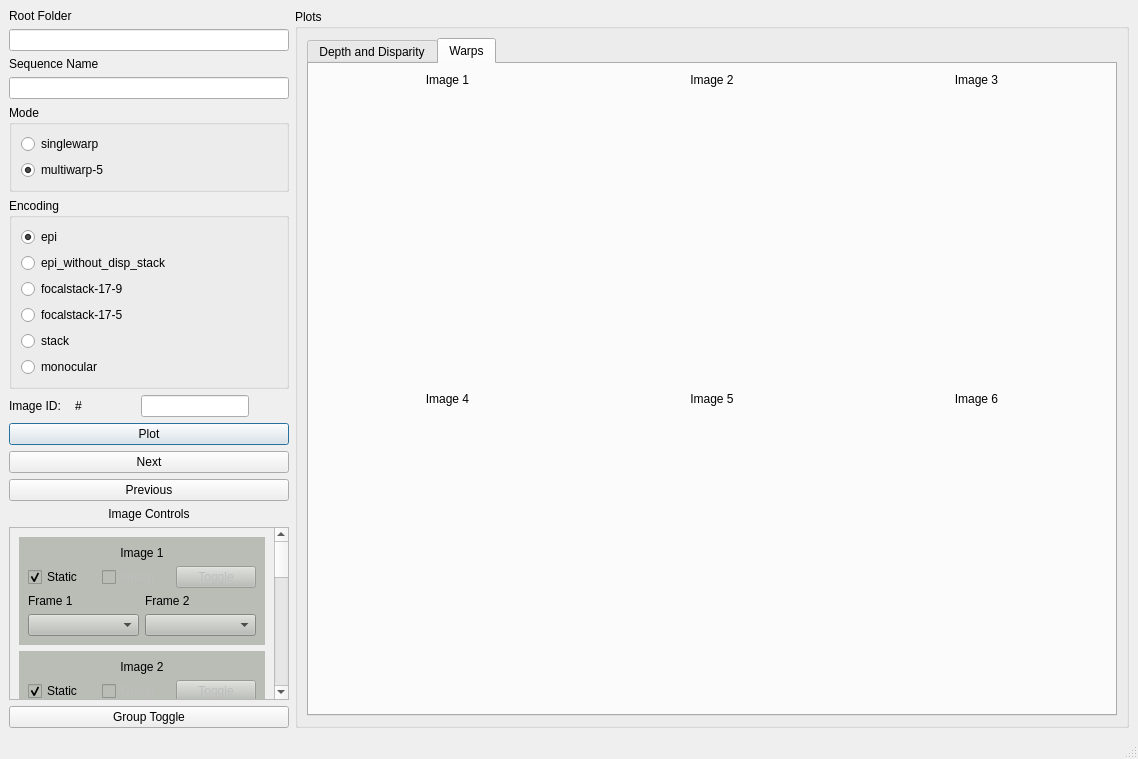
<?xml version="1.0" encoding="UTF-8"?>
<ui version="4.0">
 <class>MainWindow</class>
 <widget class="QMainWindow" name="MainWindow">
  <property name="geometry">
   <rect>
    <x>0</x>
    <y>0</y>
    <width>1138</width>
    <height>759</height>
   </rect>
  </property>
  <property name="sizePolicy">
   <sizepolicy hsizetype="Expanding" vsizetype="Preferred">
    <horstretch>0</horstretch>
    <verstretch>0</verstretch>
   </sizepolicy>
  </property>
  <property name="windowTitle">
   <string>Visualize Results</string>
  </property>
  <widget class="QWidget" name="centralwidget">
   <layout class="QHBoxLayout" name="horizontalLayout">
    <item>
     <layout class="QVBoxLayout" name="verticalLayout_controls">
      <item>
       <layout class="QVBoxLayout" name="verticalLayout_root">
        <item>
         <widget class="QLabel" name="label_root">
          <property name="sizePolicy">
           <sizepolicy hsizetype="Minimum" vsizetype="Preferred">
            <horstretch>0</horstretch>
            <verstretch>0</verstretch>
           </sizepolicy>
          </property>
          <property name="text">
           <string>Root Folder</string>
          </property>
         </widget>
        </item>
        <item>
         <widget class="QLineEdit" name="lineEdit_root">
          <property name="sizePolicy">
           <sizepolicy hsizetype="Minimum" vsizetype="Fixed">
            <horstretch>0</horstretch>
            <verstretch>0</verstretch>
           </sizepolicy>
          </property>
          <property name="minimumSize">
           <size>
            <width>250</width>
            <height>0</height>
           </size>
          </property>
          <property name="statusTip">
           <string>Enter the path of the root folder</string>
          </property>
          <property name="whatsThis">
           <string>Enter the path of the root folder</string>
          </property>
         </widget>
        </item>
       </layout>
      </item>
      <item>
       <layout class="QVBoxLayout" name="verticalLayout_name">
        <item>
         <widget class="QLabel" name="label_name">
          <property name="sizePolicy">
           <sizepolicy hsizetype="Minimum" vsizetype="Preferred">
            <horstretch>0</horstretch>
            <verstretch>0</verstretch>
           </sizepolicy>
          </property>
          <property name="text">
           <string>Sequence Name</string>
          </property>
         </widget>
        </item>
        <item>
         <widget class="QLineEdit" name="lineEdit_name">
          <property name="sizePolicy">
           <sizepolicy hsizetype="Minimum" vsizetype="Fixed">
            <horstretch>0</horstretch>
            <verstretch>0</verstretch>
           </sizepolicy>
          </property>
          <property name="minimumSize">
           <size>
            <width>250</width>
            <height>0</height>
           </size>
          </property>
          <property name="statusTip">
           <string>Enter the name of the sequence</string>
          </property>
          <property name="whatsThis">
           <string>Enter the name of the sequence</string>
          </property>
         </widget>
        </item>
       </layout>
      </item>
      <item>
       <widget class="QGroupBox" name="groupBox_mode">
        <property name="title">
         <string>Mode</string>
        </property>
        <layout class="QVBoxLayout" name="verticalLayout_3">
         <item>
          <widget class="QRadioButton" name="radioButton_singlewarp">
           <property name="text">
            <string>singlewarp</string>
           </property>
           <attribute name="buttonGroup">
            <string notr="true">buttonGroup_mode</string>
           </attribute>
          </widget>
         </item>
         <item>
          <widget class="QRadioButton" name="radioButton_multiwarp">
           <property name="text">
            <string>multiwarp-5</string>
           </property>
           <property name="checked">
            <bool>true</bool>
           </property>
           <attribute name="buttonGroup">
            <string notr="true">buttonGroup_mode</string>
           </attribute>
          </widget>
         </item>
        </layout>
       </widget>
      </item>
      <item>
       <layout class="QVBoxLayout" name="verticalLayout_enc">
        <item>
         <widget class="QGroupBox" name="groupBox_enc">
          <property name="sizePolicy">
           <sizepolicy hsizetype="Minimum" vsizetype="Preferred">
            <horstretch>0</horstretch>
            <verstretch>0</verstretch>
           </sizepolicy>
          </property>
          <property name="title">
           <string>Encoding</string>
          </property>
          <layout class="QVBoxLayout" name="verticalLayout_2">
           <item>
            <widget class="QRadioButton" name="radioButton_epi">
             <property name="text">
              <string>epi</string>
             </property>
             <property name="checked">
              <bool>true</bool>
             </property>
             <attribute name="buttonGroup">
              <string notr="true">buttonGroup_enc</string>
             </attribute>
            </widget>
           </item>
           <item>
            <widget class="QRadioButton" name="radioButton_epi_without_disp_stack">
             <property name="text">
              <string>epi_without_disp_stack</string>
             </property>
             <attribute name="buttonGroup">
              <string notr="true">buttonGroup_enc</string>
             </attribute>
            </widget>
           </item>
           <item>
            <widget class="QRadioButton" name="radioButton_fs179">
             <property name="text">
              <string>focalstack-17-9</string>
             </property>
             <attribute name="buttonGroup">
              <string notr="true">buttonGroup_enc</string>
             </attribute>
            </widget>
           </item>
           <item>
            <widget class="QRadioButton" name="radioButton_fs175">
             <property name="text">
              <string>focalstack-17-5</string>
             </property>
             <attribute name="buttonGroup">
              <string notr="true">buttonGroup_enc</string>
             </attribute>
            </widget>
           </item>
           <item>
            <widget class="QRadioButton" name="radioButton_stack">
             <property name="sizePolicy">
              <sizepolicy hsizetype="Minimum" vsizetype="Preferred">
               <horstretch>0</horstretch>
               <verstretch>0</verstretch>
              </sizepolicy>
             </property>
             <property name="text">
              <string>stack</string>
             </property>
             <attribute name="buttonGroup">
              <string notr="true">buttonGroup_enc</string>
             </attribute>
            </widget>
           </item>
           <item>
            <widget class="QRadioButton" name="radioButton_mono">
             <property name="text">
              <string>monocular</string>
             </property>
             <attribute name="buttonGroup">
              <string notr="true">buttonGroup_enc</string>
             </attribute>
            </widget>
           </item>
          </layout>
         </widget>
        </item>
       </layout>
      </item>
      <item>
       <layout class="QHBoxLayout" name="horizontalLayout_id">
        <item>
         <widget class="QLabel" name="label_id">
          <property name="sizePolicy">
           <sizepolicy hsizetype="Minimum" vsizetype="Preferred">
            <horstretch>0</horstretch>
            <verstretch>0</verstretch>
           </sizepolicy>
          </property>
          <property name="text">
           <string>Image ID:</string>
          </property>
         </widget>
        </item>
        <item>
         <widget class="QLabel" name="label_curr_id">
          <property name="sizePolicy">
           <sizepolicy hsizetype="Minimum" vsizetype="Preferred">
            <horstretch>0</horstretch>
            <verstretch>0</verstretch>
           </sizepolicy>
          </property>
          <property name="text">
           <string>#</string>
          </property>
         </widget>
        </item>
        <item>
         <widget class="QLineEdit" name="lineEdit_curr_id">
          <property name="sizePolicy">
           <sizepolicy hsizetype="Minimum" vsizetype="Fixed">
            <horstretch>0</horstretch>
            <verstretch>0</verstretch>
           </sizepolicy>
          </property>
         </widget>
        </item>
        <item>
         <spacer name="horizontalSpacer_id">
          <property name="orientation">
           <enum>Qt::Horizontal</enum>
          </property>
          <property name="sizeType">
           <enum>QSizePolicy::Preferred</enum>
          </property>
          <property name="sizeHint" stdset="0">
           <size>
            <width>40</width>
            <height>20</height>
           </size>
          </property>
         </spacer>
        </item>
       </layout>
      </item>
      <item>
       <layout class="QVBoxLayout" name="verticalLayout_prevnext">
        <item>
         <widget class="QPushButton" name="pushButton_plot">
          <property name="cursor">
           <cursorShape>PointingHandCursor</cursorShape>
          </property>
          <property name="text">
           <string>Plot</string>
          </property>
          <property name="autoDefault">
           <bool>true</bool>
          </property>
          <property name="default">
           <bool>true</bool>
          </property>
         </widget>
        </item>
        <item>
         <widget class="QPushButton" name="pushButton_next">
          <property name="cursor">
           <cursorShape>PointingHandCursor</cursorShape>
          </property>
          <property name="text">
           <string>Next</string>
          </property>
          <property name="autoDefault">
           <bool>true</bool>
          </property>
         </widget>
        </item>
        <item>
         <widget class="QPushButton" name="pushButton_prev">
          <property name="cursor">
           <cursorShape>PointingHandCursor</cursorShape>
          </property>
          <property name="text">
           <string>Previous</string>
          </property>
          <property name="autoDefault">
           <bool>true</bool>
          </property>
         </widget>
        </item>
       </layout>
      </item>
      <item>
       <widget class="QLabel" name="label_ctrls">
        <property name="text">
         <string>Image Controls</string>
        </property>
        <property name="alignment">
         <set>Qt::AlignCenter</set>
        </property>
       </widget>
      </item>
      <item>
       <widget class="QScrollArea" name="scrollArea">
        <property name="sizePolicy">
         <sizepolicy hsizetype="Minimum" vsizetype="Expanding">
          <horstretch>0</horstretch>
          <verstretch>0</verstretch>
         </sizepolicy>
        </property>
        <property name="minimumSize">
         <size>
          <width>280</width>
          <height>0</height>
         </size>
        </property>
        <property name="widgetResizable">
         <bool>true</bool>
        </property>
        <widget class="QWidget" name="scrollAreaWidgetContents">
         <property name="geometry">
          <rect>
           <x>0</x>
           <y>0</y>
           <width>264</width>
           <height>804</height>
          </rect>
         </property>
         <layout class="QVBoxLayout" name="verticalLayout">
          <item>
           <widget class="QWidget" name="widget_ctrl_img_1" native="true">
            <property name="styleSheet">
             <string notr="true">background-color: rgb(186, 189, 182);</string>
            </property>
            <layout class="QVBoxLayout" name="verticalLayout_7">
             <item>
              <widget class="QLabel" name="label_ctrl_img_1">
               <property name="text">
                <string>Image 1</string>
               </property>
               <property name="alignment">
                <set>Qt::AlignCenter</set>
               </property>
              </widget>
             </item>
             <item>
              <layout class="QHBoxLayout" name="horizontalLayout_ctrl_tgl_img_1">
               <item>
                <widget class="QCheckBox" name="checkBox_ctrl_static_img_1">
                 <property name="text">
                  <string>Static</string>
                 </property>
                 <property name="checked">
                  <bool>true</bool>
                 </property>
                </widget>
               </item>
               <item>
                <widget class="QCheckBox" name="checkBox_ctrl_grp_tgl_img_1">
                 <property name="enabled">
                  <bool>false</bool>
                 </property>
                 <property name="text">
                  <string>Group</string>
                 </property>
                 <property name="checkable">
                  <bool>true</bool>
                 </property>
                </widget>
               </item>
               <item>
                <widget class="QPushButton" name="pushButton_ctrl_tgl_img_1">
                 <property name="enabled">
                  <bool>false</bool>
                 </property>
                 <property name="text">
                  <string>Toggle</string>
                 </property>
                </widget>
               </item>
              </layout>
             </item>
             <item>
              <layout class="QHBoxLayout" name="horizontalLayout_ctrl_frames_img_1">
               <item>
                <layout class="QVBoxLayout" name="verticalLayout_ctrl_frame1_img_1">
                 <item>
                  <widget class="QLabel" name="label_ctrl_frame1_img_1">
                   <property name="text">
                    <string>Frame 1</string>
                   </property>
                  </widget>
                 </item>
                 <item>
                  <widget class="QComboBox" name="comboBox_ctrl_frame1_img_1"/>
                 </item>
                </layout>
               </item>
               <item>
                <layout class="QVBoxLayout" name="verticalLayout_ctrl_frame2_img_1">
                 <item>
                  <widget class="QLabel" name="label_ctrl_frame2_img_1">
                   <property name="text">
                    <string>Frame 2</string>
                   </property>
                  </widget>
                 </item>
                 <item>
                  <widget class="QComboBox" name="comboBox_ctrl_frame2_img_1"/>
                 </item>
                </layout>
               </item>
              </layout>
             </item>
            </layout>
           </widget>
          </item>
          <item>
           <widget class="QWidget" name="widget_ctrl_img_2" native="true">
            <property name="styleSheet">
             <string notr="true">background-color: rgb(186, 189, 182);</string>
            </property>
            <layout class="QVBoxLayout" name="verticalLayout_8">
             <item>
              <widget class="QLabel" name="label_ctrl_img_2">
               <property name="text">
                <string>Image 2</string>
               </property>
               <property name="alignment">
                <set>Qt::AlignCenter</set>
               </property>
              </widget>
             </item>
             <item>
              <layout class="QHBoxLayout" name="horizontalLayout_ctrl_tgl_img_2">
               <item>
                <widget class="QCheckBox" name="checkBox_ctrl_static_img_2">
                 <property name="text">
                  <string>Static</string>
                 </property>
                 <property name="checked">
                  <bool>true</bool>
                 </property>
                </widget>
               </item>
               <item>
                <widget class="QCheckBox" name="checkBox_ctrl_grp_tgl_img_2">
                 <property name="enabled">
                  <bool>false</bool>
                 </property>
                 <property name="text">
                  <string>Group</string>
                 </property>
                </widget>
               </item>
               <item>
                <widget class="QPushButton" name="pushButton_ctrl_tgl_img_2">
                 <property name="enabled">
                  <bool>false</bool>
                 </property>
                 <property name="text">
                  <string>Toggle</string>
                 </property>
                </widget>
               </item>
              </layout>
             </item>
             <item>
              <layout class="QHBoxLayout" name="horizontalLayout_ctrl_frames_img_2">
               <item>
                <layout class="QVBoxLayout" name="verticalLayout_ctrl_frame1_img_2">
                 <item>
                  <widget class="QLabel" name="label_ctrl_frame1_img_2">
                   <property name="text">
                    <string>Frame 1</string>
                   </property>
                  </widget>
                 </item>
                 <item>
                  <widget class="QComboBox" name="comboBox_ctrl_frame1_img_2"/>
                 </item>
                </layout>
               </item>
               <item>
                <layout class="QVBoxLayout" name="verticalLayout_ctrl_frame2_img_2">
                 <item>
                  <widget class="QLabel" name="label_ctrl_frame2_img_2">
                   <property name="text">
                    <string>Frame 2</string>
                   </property>
                  </widget>
                 </item>
                 <item>
                  <widget class="QComboBox" name="comboBox_ctrl_frame2_img_2"/>
                 </item>
                </layout>
               </item>
              </layout>
             </item>
            </layout>
           </widget>
          </item>
          <item>
           <widget class="QWidget" name="widget_ctrl_img_3" native="true">
            <property name="styleSheet">
             <string notr="true">background-color: rgb(186, 189, 182);</string>
            </property>
            <layout class="QVBoxLayout" name="verticalLayout_9">
             <item>
              <widget class="QLabel" name="label_ctrl_img_3">
               <property name="text">
                <string>Image 3</string>
               </property>
               <property name="alignment">
                <set>Qt::AlignCenter</set>
               </property>
              </widget>
             </item>
             <item>
              <layout class="QHBoxLayout" name="horizontalLayout_ctrl_tgl_img_3">
               <item>
                <widget class="QCheckBox" name="checkBox_ctrl_static_img_3">
                 <property name="text">
                  <string>Static</string>
                 </property>
                 <property name="checked">
                  <bool>true</bool>
                 </property>
                </widget>
               </item>
               <item>
                <widget class="QCheckBox" name="checkBox_ctrl_grp_tgl_img_3">
                 <property name="enabled">
                  <bool>false</bool>
                 </property>
                 <property name="text">
                  <string>Group</string>
                 </property>
                </widget>
               </item>
               <item>
                <widget class="QPushButton" name="pushButton_ctrl_tgl_img_3">
                 <property name="enabled">
                  <bool>false</bool>
                 </property>
                 <property name="text">
                  <string>Toggle</string>
                 </property>
                </widget>
               </item>
              </layout>
             </item>
             <item>
              <layout class="QHBoxLayout" name="horizontalLayout_ctrl_frames_img_3">
               <item>
                <layout class="QVBoxLayout" name="verticalLayout_ctrl_frame1_img_3">
                 <item>
                  <widget class="QLabel" name="label_ctrl_frame1_img_3">
                   <property name="text">
                    <string>Frame 1</string>
                   </property>
                  </widget>
                 </item>
                 <item>
                  <widget class="QComboBox" name="comboBox_ctrl_frame1_img_3"/>
                 </item>
                </layout>
               </item>
               <item>
                <layout class="QVBoxLayout" name="verticalLayout_ctrl_frame2_img_3">
                 <item>
                  <widget class="QLabel" name="label_ctrl_frame2_img_3">
                   <property name="text">
                    <string>Frame 2</string>
                   </property>
                  </widget>
                 </item>
                 <item>
                  <widget class="QComboBox" name="comboBox_ctrl_frame2_img_3"/>
                 </item>
                </layout>
               </item>
              </layout>
             </item>
            </layout>
           </widget>
          </item>
          <item>
           <widget class="QWidget" name="widget_ctrl_img_4" native="true">
            <property name="styleSheet">
             <string notr="true">background-color: rgb(186, 189, 182);</string>
            </property>
            <layout class="QVBoxLayout" name="verticalLayout_10">
             <item>
              <widget class="QLabel" name="label_ctrl_img_4">
               <property name="text">
                <string>Image 4</string>
               </property>
               <property name="alignment">
                <set>Qt::AlignCenter</set>
               </property>
              </widget>
             </item>
             <item>
              <layout class="QHBoxLayout" name="horizontalLayout_ctrl_tgl_img_4">
               <item>
                <widget class="QCheckBox" name="checkBox_ctrl_static_img_4">
                 <property name="text">
                  <string>Static</string>
                 </property>
                 <property name="checked">
                  <bool>true</bool>
                 </property>
                </widget>
               </item>
               <item>
                <widget class="QCheckBox" name="checkBox_ctrl_grp_tgl_img_4">
                 <property name="enabled">
                  <bool>false</bool>
                 </property>
                 <property name="text">
                  <string>Group</string>
                 </property>
                </widget>
               </item>
               <item>
                <widget class="QPushButton" name="pushButton_ctrl_tgl_img_4">
                 <property name="enabled">
                  <bool>false</bool>
                 </property>
                 <property name="text">
                  <string>Toggle</string>
                 </property>
                </widget>
               </item>
              </layout>
             </item>
             <item>
              <layout class="QHBoxLayout" name="horizontalLayout_ctrl_frames_img_4">
               <item>
                <layout class="QVBoxLayout" name="verticalLayout_ctrl_frame1_img_4">
                 <item>
                  <widget class="QLabel" name="label_ctrl_frame1_img_4">
                   <property name="text">
                    <string>Frame 1</string>
                   </property>
                  </widget>
                 </item>
                 <item>
                  <widget class="QComboBox" name="comboBox_ctrl_frame1_img_4"/>
                 </item>
                </layout>
               </item>
               <item>
                <layout class="QVBoxLayout" name="verticalLayout_ctrl_frame2_img_4">
                 <item>
                  <widget class="QLabel" name="label_ctrl_frame2_img_4">
                   <property name="text">
                    <string>Frame 2</string>
                   </property>
                  </widget>
                 </item>
                 <item>
                  <widget class="QComboBox" name="comboBox_ctrl_frame2_img_4"/>
                 </item>
                </layout>
               </item>
              </layout>
             </item>
            </layout>
           </widget>
          </item>
          <item>
           <widget class="QWidget" name="widget_ctrl_img_5" native="true">
            <property name="styleSheet">
             <string notr="true">background-color: rgb(186, 189, 182);</string>
            </property>
            <layout class="QVBoxLayout" name="verticalLayout_11">
             <item>
              <widget class="QLabel" name="label_ctrl_img_5">
               <property name="text">
                <string>Image 5</string>
               </property>
               <property name="alignment">
                <set>Qt::AlignCenter</set>
               </property>
              </widget>
             </item>
             <item>
              <layout class="QHBoxLayout" name="horizontalLayout_ctrl_tgl_img_5">
               <item>
                <widget class="QCheckBox" name="checkBox_ctrl_static_img_5">
                 <property name="text">
                  <string>Static</string>
                 </property>
                 <property name="checked">
                  <bool>true</bool>
                 </property>
                </widget>
               </item>
               <item>
                <widget class="QCheckBox" name="checkBox_ctrl_grp_tgl_img_5">
                 <property name="enabled">
                  <bool>false</bool>
                 </property>
                 <property name="text">
                  <string>Group</string>
                 </property>
                </widget>
               </item>
               <item>
                <widget class="QPushButton" name="pushButton_ctrl_tgl_img_5">
                 <property name="enabled">
                  <bool>false</bool>
                 </property>
                 <property name="text">
                  <string>Toggle</string>
                 </property>
                </widget>
               </item>
              </layout>
             </item>
             <item>
              <layout class="QHBoxLayout" name="horizontalLayout_ctrl_frames_img_5">
               <item>
                <layout class="QVBoxLayout" name="verticalLayout_ctrl_frame1_img_5">
                 <item>
                  <widget class="QLabel" name="label_ctrl_frame1_img_5">
                   <property name="text">
                    <string>Frame 1</string>
                   </property>
                  </widget>
                 </item>
                 <item>
                  <widget class="QComboBox" name="comboBox_ctrl_frame1_img_5"/>
                 </item>
                </layout>
               </item>
               <item>
                <layout class="QVBoxLayout" name="verticalLayout_ctrl_frame2_img_5">
                 <item>
                  <widget class="QLabel" name="label_ctrl_frame2_img_5">
                   <property name="text">
                    <string>Frame 2</string>
                   </property>
                  </widget>
                 </item>
                 <item>
                  <widget class="QComboBox" name="comboBox_ctrl_frame2_img_5"/>
                 </item>
                </layout>
               </item>
              </layout>
             </item>
            </layout>
           </widget>
          </item>
          <item>
           <widget class="QWidget" name="widget_ctrl_img_6" native="true">
            <property name="styleSheet">
             <string notr="true">background-color: rgb(186, 189, 182);</string>
            </property>
            <layout class="QVBoxLayout" name="verticalLayout_12">
             <item>
              <widget class="QLabel" name="label_ctrl_img_6">
               <property name="text">
                <string>Image 6</string>
               </property>
               <property name="alignment">
                <set>Qt::AlignCenter</set>
               </property>
              </widget>
             </item>
             <item>
              <layout class="QHBoxLayout" name="horizontalLayout_ctrl_tgl_img_6">
               <item>
                <widget class="QCheckBox" name="checkBox_ctrl_static_img_6">
                 <property name="text">
                  <string>Static</string>
                 </property>
                 <property name="checked">
                  <bool>true</bool>
                 </property>
                </widget>
               </item>
               <item>
                <widget class="QCheckBox" name="checkBox_ctrl_grp_tgl_img_6">
                 <property name="enabled">
                  <bool>false</bool>
                 </property>
                 <property name="text">
                  <string>Group</string>
                 </property>
                </widget>
               </item>
               <item>
                <widget class="QPushButton" name="pushButton_ctrl_tgl_img_6">
                 <property name="enabled">
                  <bool>false</bool>
                 </property>
                 <property name="text">
                  <string>Toggle</string>
                 </property>
                </widget>
               </item>
              </layout>
             </item>
             <item>
              <layout class="QHBoxLayout" name="horizontalLayout_ctrl_frames_img_6">
               <item>
                <layout class="QVBoxLayout" name="verticalLayout_ctrl_frame1_img_6">
                 <item>
                  <widget class="QLabel" name="label_ctrl_frame1_img_6">
                   <property name="text">
                    <string>Frame 1</string>
                   </property>
                  </widget>
                 </item>
                 <item>
                  <widget class="QComboBox" name="comboBox_ctrl_frame1_img_6"/>
                 </item>
                </layout>
               </item>
               <item>
                <layout class="QVBoxLayout" name="verticalLayout_ctrl_frame2_img_6">
                 <item>
                  <widget class="QLabel" name="label_ctrl_frame2_img_6">
                   <property name="text">
                    <string>Frame 2</string>
                   </property>
                  </widget>
                 </item>
                 <item>
                  <widget class="QComboBox" name="comboBox_ctrl_frame2_img_6"/>
                 </item>
                </layout>
               </item>
              </layout>
             </item>
            </layout>
           </widget>
          </item>
         </layout>
        </widget>
       </widget>
      </item>
      <item>
       <widget class="QPushButton" name="pushButton_tgl_group">
        <property name="text">
         <string>Group Toggle</string>
        </property>
       </widget>
      </item>
     </layout>
    </item>
    <item>
     <widget class="QGroupBox" name="groupBox_plots">
      <property name="sizePolicy">
       <sizepolicy hsizetype="Expanding" vsizetype="Preferred">
        <horstretch>0</horstretch>
        <verstretch>0</verstretch>
       </sizepolicy>
      </property>
      <property name="title">
       <string>Plots</string>
      </property>
      <layout class="QVBoxLayout" name="verticalLayout_4">
       <item>
        <widget class="QTabWidget" name="tabWidget">
         <property name="currentIndex">
          <number>1</number>
         </property>
         <widget class="QWidget" name="tab_depth_disp">
          <attribute name="title">
           <string>Depth and Disparity</string>
          </attribute>
          <layout class="QVBoxLayout" name="verticalLayout_5">
           <item>
            <layout class="QHBoxLayout" name="horizontalLayout_2">
             <item>
              <layout class="QVBoxLayout" name="verticalLayout_img_tminus">
               <item>
                <widget class="QLabel" name="label_img_tminus">
                 <property name="text">
                  <string>Image t-1</string>
                 </property>
                 <property name="alignment">
                  <set>Qt::AlignCenter</set>
                 </property>
                </widget>
               </item>
               <item>
                <widget class="QWidget" name="widget_img_tminus" native="true">
                 <property name="sizePolicy">
                  <sizepolicy hsizetype="Expanding" vsizetype="Expanding">
                   <horstretch>0</horstretch>
                   <verstretch>0</verstretch>
                  </sizepolicy>
                 </property>
                </widget>
               </item>
              </layout>
             </item>
             <item>
              <layout class="QVBoxLayout" name="verticalLayout_img_t">
               <item>
                <widget class="QLabel" name="label_img_t">
                 <property name="text">
                  <string>Image t</string>
                 </property>
                 <property name="alignment">
                  <set>Qt::AlignCenter</set>
                 </property>
                </widget>
               </item>
               <item>
                <widget class="QWidget" name="widget_img_t" native="true">
                 <property name="sizePolicy">
                  <sizepolicy hsizetype="Expanding" vsizetype="Expanding">
                   <horstretch>0</horstretch>
                   <verstretch>0</verstretch>
                  </sizepolicy>
                 </property>
                </widget>
               </item>
              </layout>
             </item>
             <item>
              <layout class="QVBoxLayout" name="verticalLayout_img_tplus">
               <item>
                <widget class="QLabel" name="label_img_tplus">
                 <property name="text">
                  <string>Image t+1</string>
                 </property>
                 <property name="alignment">
                  <set>Qt::AlignCenter</set>
                 </property>
                </widget>
               </item>
               <item>
                <widget class="QWidget" name="widget_img_tplus" native="true">
                 <property name="sizePolicy">
                  <sizepolicy hsizetype="Expanding" vsizetype="Expanding">
                   <horstretch>0</horstretch>
                   <verstretch>0</verstretch>
                  </sizepolicy>
                 </property>
                </widget>
               </item>
              </layout>
             </item>
            </layout>
           </item>
           <item>
            <layout class="QHBoxLayout" name="horizontalLayout_disp_depth">
             <item>
              <layout class="QVBoxLayout" name="verticalLayout_disp">
               <item>
                <widget class="QLabel" name="label_disp">
                 <property name="text">
                  <string>Disparity Prediction for Image t</string>
                 </property>
                 <property name="alignment">
                  <set>Qt::AlignCenter</set>
                 </property>
                </widget>
               </item>
               <item>
                <widget class="QWidget" name="widget_disp_t" native="true">
                 <property name="sizePolicy">
                  <sizepolicy hsizetype="Expanding" vsizetype="Expanding">
                   <horstretch>0</horstretch>
                   <verstretch>0</verstretch>
                  </sizepolicy>
                 </property>
                </widget>
               </item>
              </layout>
             </item>
             <item>
              <layout class="QVBoxLayout" name="verticalLayout_depth">
               <item>
                <widget class="QLabel" name="label_depth">
                 <property name="text">
                  <string>Depth Prediction for Image t</string>
                 </property>
                 <property name="alignment">
                  <set>Qt::AlignCenter</set>
                 </property>
                </widget>
               </item>
               <item>
                <widget class="QWidget" name="widget_depth_t" native="true">
                 <property name="sizePolicy">
                  <sizepolicy hsizetype="Expanding" vsizetype="Expanding">
                   <horstretch>0</horstretch>
                   <verstretch>0</verstretch>
                  </sizepolicy>
                 </property>
                </widget>
               </item>
              </layout>
             </item>
            </layout>
           </item>
          </layout>
         </widget>
         <widget class="QWidget" name="tab_warps">
          <attribute name="title">
           <string>Warps</string>
          </attribute>
          <layout class="QVBoxLayout" name="verticalLayout_6">
           <item>
            <layout class="QHBoxLayout" name="horizontalLayout_warps">
             <item>
              <layout class="QVBoxLayout" name="verticalLayout_img_1">
               <item>
                <widget class="QLabel" name="label_img_1">
                 <property name="text">
                  <string>Image 1</string>
                 </property>
                 <property name="alignment">
                  <set>Qt::AlignCenter</set>
                 </property>
                </widget>
               </item>
               <item>
                <widget class="QWidget" name="widget_img_1" native="true">
                 <property name="sizePolicy">
                  <sizepolicy hsizetype="Expanding" vsizetype="Expanding">
                   <horstretch>0</horstretch>
                   <verstretch>0</verstretch>
                  </sizepolicy>
                 </property>
                </widget>
               </item>
              </layout>
             </item>
             <item>
              <layout class="QVBoxLayout" name="verticalLayout_img_2">
               <item>
                <widget class="QLabel" name="label_img_2">
                 <property name="text">
                  <string>Image 2</string>
                 </property>
                 <property name="alignment">
                  <set>Qt::AlignCenter</set>
                 </property>
                </widget>
               </item>
               <item>
                <widget class="QWidget" name="widget_img_2" native="true">
                 <property name="sizePolicy">
                  <sizepolicy hsizetype="Expanding" vsizetype="Expanding">
                   <horstretch>0</horstretch>
                   <verstretch>0</verstretch>
                  </sizepolicy>
                 </property>
                </widget>
               </item>
              </layout>
             </item>
             <item>
              <layout class="QVBoxLayout" name="verticalLayout_img_3">
               <item>
                <widget class="QLabel" name="label_img_3">
                 <property name="text">
                  <string>Image 3</string>
                 </property>
                 <property name="alignment">
                  <set>Qt::AlignCenter</set>
                 </property>
                </widget>
               </item>
               <item>
                <widget class="QWidget" name="widget_img_3" native="true">
                 <property name="sizePolicy">
                  <sizepolicy hsizetype="Expanding" vsizetype="Expanding">
                   <horstretch>0</horstretch>
                   <verstretch>0</verstretch>
                  </sizepolicy>
                 </property>
                </widget>
               </item>
              </layout>
             </item>
            </layout>
           </item>
           <item>
            <layout class="QHBoxLayout" name="horizontalLayout_warps2">
             <item>
              <layout class="QVBoxLayout" name="verticalLayout_img_4">
               <item>
                <widget class="QLabel" name="label_img_4">
                 <property name="text">
                  <string>Image 4</string>
                 </property>
                 <property name="alignment">
                  <set>Qt::AlignCenter</set>
                 </property>
                </widget>
               </item>
               <item>
                <widget class="QWidget" name="widget_img_4" native="true">
                 <property name="sizePolicy">
                  <sizepolicy hsizetype="Expanding" vsizetype="Expanding">
                   <horstretch>0</horstretch>
                   <verstretch>0</verstretch>
                  </sizepolicy>
                 </property>
                </widget>
               </item>
              </layout>
             </item>
             <item>
              <layout class="QVBoxLayout" name="verticalLayout_img_5">
               <item>
                <widget class="QLabel" name="label_img_5">
                 <property name="text">
                  <string>Image 5</string>
                 </property>
                 <property name="alignment">
                  <set>Qt::AlignCenter</set>
                 </property>
                </widget>
               </item>
               <item>
                <widget class="QWidget" name="widget_img_5" native="true">
                 <property name="sizePolicy">
                  <sizepolicy hsizetype="Expanding" vsizetype="Expanding">
                   <horstretch>0</horstretch>
                   <verstretch>0</verstretch>
                  </sizepolicy>
                 </property>
                </widget>
               </item>
              </layout>
             </item>
             <item>
              <layout class="QVBoxLayout" name="verticalLayout_img_6">
               <item>
                <widget class="QLabel" name="label_img_6">
                 <property name="text">
                  <string>Image 6</string>
                 </property>
                 <property name="alignment">
                  <set>Qt::AlignCenter</set>
                 </property>
                </widget>
               </item>
               <item>
                <widget class="QWidget" name="widget_img_6" native="true">
                 <property name="sizePolicy">
                  <sizepolicy hsizetype="Expanding" vsizetype="Expanding">
                   <horstretch>0</horstretch>
                   <verstretch>0</verstretch>
                  </sizepolicy>
                 </property>
                </widget>
               </item>
              </layout>
             </item>
            </layout>
           </item>
          </layout>
         </widget>
        </widget>
       </item>
      </layout>
     </widget>
    </item>
   </layout>
  </widget>
  <widget class="QMenuBar" name="menubar">
   <property name="geometry">
    <rect>
     <x>0</x>
     <y>0</y>
     <width>1138</width>
     <height>22</height>
    </rect>
   </property>
  </widget>
  <widget class="QStatusBar" name="statusbar"/>
 </widget>
 <resources/>
 <connections/>
 <buttongroups>
  <buttongroup name="buttonGroup_enc"/>
  <buttongroup name="buttonGroup_mode"/>
 </buttongroups>
</ui>
